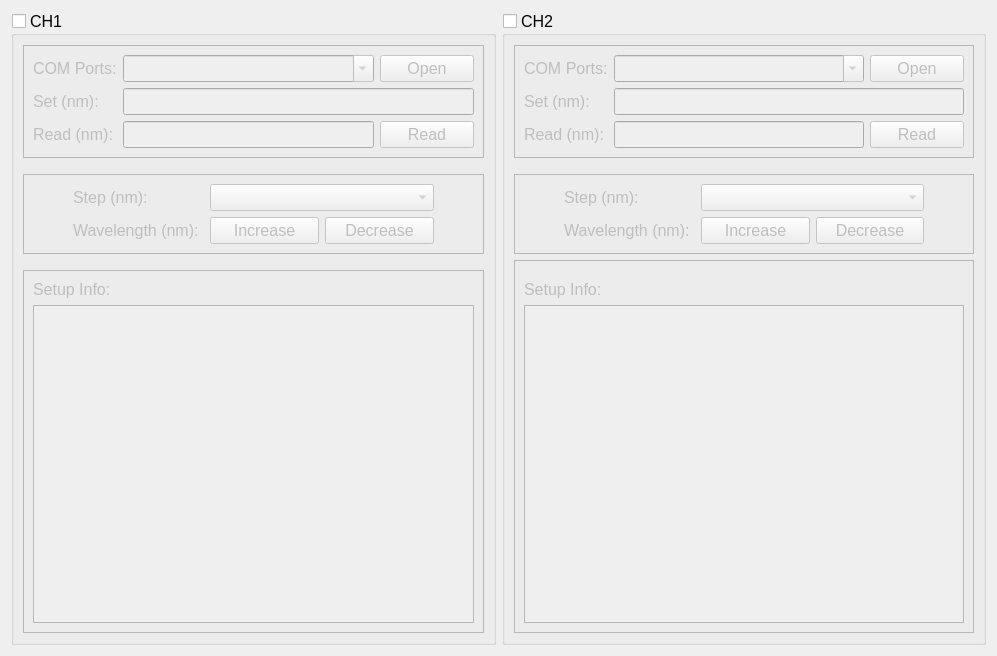
<?xml version="1.0" encoding="UTF-8"?>
<ui version="4.0">
 <class>Form</class>
 <widget class="QWidget" name="Form">
  <property name="geometry">
   <rect>
    <x>0</x>
    <y>0</y>
    <width>997</width>
    <height>656</height>
   </rect>
  </property>
  <property name="sizePolicy">
   <sizepolicy hsizetype="Minimum" vsizetype="Minimum">
    <horstretch>0</horstretch>
    <verstretch>0</verstretch>
   </sizepolicy>
  </property>
  <property name="windowTitle">
   <string>Form</string>
  </property>
  <layout class="QHBoxLayout" name="horizontalLayout">
   <item>
    <widget class="QGroupBox" name="ch1">
     <property name="sizePolicy">
      <sizepolicy hsizetype="Minimum" vsizetype="Minimum">
       <horstretch>0</horstretch>
       <verstretch>0</verstretch>
      </sizepolicy>
     </property>
     <property name="minimumSize">
      <size>
       <width>200</width>
       <height>0</height>
      </size>
     </property>
     <property name="font">
      <font>
       <pointsize>12</pointsize>
      </font>
     </property>
     <property name="title">
      <string>CH1</string>
     </property>
     <property name="checkable">
      <bool>true</bool>
     </property>
     <property name="checked">
      <bool>false</bool>
     </property>
     <layout class="QVBoxLayout" name="verticalLayout">
      <item>
       <widget class="QFrame" name="frame">
        <property name="sizePolicy">
         <sizepolicy hsizetype="Minimum" vsizetype="Minimum">
          <horstretch>0</horstretch>
          <verstretch>0</verstretch>
         </sizepolicy>
        </property>
        <property name="frameShape">
         <enum>QFrame::StyledPanel</enum>
        </property>
        <property name="frameShadow">
         <enum>QFrame::Raised</enum>
        </property>
        <layout class="QGridLayout" name="gridLayout">
         <item row="0" column="0">
          <widget class="QLabel" name="com_label_1">
           <property name="sizePolicy">
            <sizepolicy hsizetype="Preferred" vsizetype="Preferred">
             <horstretch>10</horstretch>
             <verstretch>0</verstretch>
            </sizepolicy>
           </property>
           <property name="text">
            <string>COM Ports:</string>
           </property>
          </widget>
         </item>
         <item row="2" column="0">
          <widget class="QLabel" name="set_label_1">
           <property name="text">
            <string>Set (nm):</string>
           </property>
          </widget>
         </item>
         <item row="0" column="1">
          <widget class="QComboBox" name="comboBox_1">
           <property name="sizePolicy">
            <sizepolicy hsizetype="Preferred" vsizetype="Preferred">
             <horstretch>40</horstretch>
             <verstretch>0</verstretch>
            </sizepolicy>
           </property>
           <property name="editable">
            <bool>true</bool>
           </property>
          </widget>
         </item>
         <item row="0" column="2">
          <widget class="QPushButton" name="open_button_1">
           <property name="sizePolicy">
            <sizepolicy hsizetype="Preferred" vsizetype="Preferred">
             <horstretch>10</horstretch>
             <verstretch>0</verstretch>
            </sizepolicy>
           </property>
           <property name="text">
            <string>Open</string>
           </property>
          </widget>
         </item>
         <item row="3" column="0">
          <widget class="QLabel" name="wave_label_1">
           <property name="minimumSize">
            <size>
             <width>0</width>
             <height>0</height>
            </size>
           </property>
           <property name="text">
            <string>Read (nm):</string>
           </property>
          </widget>
         </item>
         <item row="3" column="1">
          <widget class="QLineEdit" name="wave_lineEdit_1">
           <property name="sizePolicy">
            <sizepolicy hsizetype="Preferred" vsizetype="Preferred">
             <horstretch>12</horstretch>
             <verstretch>0</verstretch>
            </sizepolicy>
           </property>
          </widget>
         </item>
         <item row="3" column="2">
          <widget class="QPushButton" name="read_btn_1">
           <property name="text">
            <string>Read</string>
           </property>
          </widget>
         </item>
         <item row="2" column="1" colspan="2">
          <widget class="QLineEdit" name="set_lineEdit_1">
           <property name="sizePolicy">
            <sizepolicy hsizetype="Preferred" vsizetype="Preferred">
             <horstretch>15</horstretch>
             <verstretch>0</verstretch>
            </sizepolicy>
           </property>
           <property name="text">
            <string/>
           </property>
          </widget>
         </item>
        </layout>
       </widget>
      </item>
      <item>
       <spacer name="verticalSpacer">
        <property name="orientation">
         <enum>Qt::Vertical</enum>
        </property>
        <property name="sizeType">
         <enum>QSizePolicy::Preferred</enum>
        </property>
        <property name="sizeHint" stdset="0">
         <size>
          <width>40</width>
          <height>10</height>
         </size>
        </property>
       </spacer>
      </item>
      <item>
       <widget class="QFrame" name="frame_2">
        <property name="sizePolicy">
         <sizepolicy hsizetype="Minimum" vsizetype="Minimum">
          <horstretch>1</horstretch>
          <verstretch>0</verstretch>
         </sizepolicy>
        </property>
        <property name="frameShape">
         <enum>QFrame::StyledPanel</enum>
        </property>
        <property name="frameShadow">
         <enum>QFrame::Raised</enum>
        </property>
        <layout class="QGridLayout" name="gridLayout_2">
         <item row="1" column="0">
          <spacer name="horizontalSpacer">
           <property name="orientation">
            <enum>Qt::Horizontal</enum>
           </property>
           <property name="sizeType">
            <enum>QSizePolicy::Preferred</enum>
           </property>
           <property name="sizeHint" stdset="0">
            <size>
             <width>40</width>
             <height>20</height>
            </size>
           </property>
          </spacer>
         </item>
         <item row="2" column="1">
          <widget class="QLabel" name="label_2">
           <property name="text">
            <string>Wavelength (nm): </string>
           </property>
          </widget>
         </item>
         <item row="2" column="3">
          <widget class="QPushButton" name="inc_1">
           <property name="sizePolicy">
            <sizepolicy hsizetype="Minimum" vsizetype="Fixed">
             <horstretch>0</horstretch>
             <verstretch>0</verstretch>
            </sizepolicy>
           </property>
           <property name="text">
            <string>Increase</string>
           </property>
          </widget>
         </item>
         <item row="2" column="4">
          <widget class="QPushButton" name="dec_1">
           <property name="sizePolicy">
            <sizepolicy hsizetype="Minimum" vsizetype="Minimum">
             <horstretch>0</horstretch>
             <verstretch>0</verstretch>
            </sizepolicy>
           </property>
           <property name="text">
            <string>Decrease</string>
           </property>
          </widget>
         </item>
         <item row="1" column="1">
          <widget class="QLabel" name="label">
           <property name="text">
            <string>Step (nm):</string>
           </property>
          </widget>
         </item>
         <item row="1" column="6">
          <spacer name="horizontalSpacer_2">
           <property name="orientation">
            <enum>Qt::Horizontal</enum>
           </property>
           <property name="sizeType">
            <enum>QSizePolicy::Preferred</enum>
           </property>
           <property name="sizeHint" stdset="0">
            <size>
             <width>40</width>
             <height>20</height>
            </size>
           </property>
          </spacer>
         </item>
         <item row="1" column="3" colspan="2">
          <widget class="QComboBox" name="step_cbx_1">
           <property name="sizePolicy">
            <sizepolicy hsizetype="Preferred" vsizetype="Fixed">
             <horstretch>5</horstretch>
             <verstretch>0</verstretch>
            </sizepolicy>
           </property>
           <property name="minimumSize">
            <size>
             <width>0</width>
             <height>0</height>
            </size>
           </property>
          </widget>
         </item>
        </layout>
       </widget>
      </item>
      <item>
       <spacer name="verticalSpacer_2">
        <property name="orientation">
         <enum>Qt::Vertical</enum>
        </property>
        <property name="sizeType">
         <enum>QSizePolicy::Preferred</enum>
        </property>
        <property name="sizeHint" stdset="0">
         <size>
          <width>40</width>
          <height>10</height>
         </size>
        </property>
       </spacer>
      </item>
      <item>
       <widget class="QFrame" name="frame_3">
        <property name="sizePolicy">
         <sizepolicy hsizetype="Minimum" vsizetype="Minimum">
          <horstretch>0</horstretch>
          <verstretch>0</verstretch>
         </sizepolicy>
        </property>
        <property name="frameShape">
         <enum>QFrame::StyledPanel</enum>
        </property>
        <property name="frameShadow">
         <enum>QFrame::Raised</enum>
        </property>
        <layout class="QGridLayout" name="gridLayout_3">
         <item row="0" column="0">
          <widget class="QLabel" name="info_label_1">
           <property name="text">
            <string>Setup Info:</string>
           </property>
          </widget>
         </item>
         <item row="1" column="0">
          <widget class="QPlainTextEdit" name="plainTextEdit_1">
           <property name="sizePolicy">
            <sizepolicy hsizetype="Preferred" vsizetype="Preferred">
             <horstretch>0</horstretch>
             <verstretch>5</verstretch>
            </sizepolicy>
           </property>
          </widget>
         </item>
        </layout>
       </widget>
      </item>
     </layout>
    </widget>
   </item>
   <item>
    <widget class="QGroupBox" name="ch2">
     <property name="sizePolicy">
      <sizepolicy hsizetype="Minimum" vsizetype="Minimum">
       <horstretch>0</horstretch>
       <verstretch>0</verstretch>
      </sizepolicy>
     </property>
     <property name="minimumSize">
      <size>
       <width>200</width>
       <height>0</height>
      </size>
     </property>
     <property name="font">
      <font>
       <pointsize>12</pointsize>
      </font>
     </property>
     <property name="title">
      <string>CH2</string>
     </property>
     <property name="checkable">
      <bool>true</bool>
     </property>
     <property name="checked">
      <bool>false</bool>
     </property>
     <layout class="QVBoxLayout" name="verticalLayout_2">
      <item>
       <widget class="QFrame" name="frame_4">
        <property name="sizePolicy">
         <sizepolicy hsizetype="Minimum" vsizetype="Minimum">
          <horstretch>0</horstretch>
          <verstretch>0</verstretch>
         </sizepolicy>
        </property>
        <property name="frameShape">
         <enum>QFrame::StyledPanel</enum>
        </property>
        <property name="frameShadow">
         <enum>QFrame::Raised</enum>
        </property>
        <layout class="QGridLayout" name="gridLayout_7">
         <item row="0" column="1">
          <widget class="QComboBox" name="comboBox_2">
           <property name="sizePolicy">
            <sizepolicy hsizetype="Preferred" vsizetype="Fixed">
             <horstretch>40</horstretch>
             <verstretch>0</verstretch>
            </sizepolicy>
           </property>
           <property name="editable">
            <bool>true</bool>
           </property>
          </widget>
         </item>
         <item row="2" column="0">
          <widget class="QLabel" name="wave_label_2">
           <property name="text">
            <string>Read (nm):</string>
           </property>
          </widget>
         </item>
         <item row="0" column="0">
          <widget class="QLabel" name="com_label_2">
           <property name="text">
            <string>COM Ports:</string>
           </property>
          </widget>
         </item>
         <item row="0" column="2">
          <widget class="QPushButton" name="open_button_2">
           <property name="sizePolicy">
            <sizepolicy hsizetype="Preferred" vsizetype="Preferred">
             <horstretch>10</horstretch>
             <verstretch>0</verstretch>
            </sizepolicy>
           </property>
           <property name="text">
            <string>Open</string>
           </property>
          </widget>
         </item>
         <item row="1" column="0">
          <widget class="QLabel" name="set_label_2">
           <property name="text">
            <string>Set (nm):</string>
           </property>
          </widget>
         </item>
         <item row="1" column="1" colspan="2">
          <widget class="QLineEdit" name="set_lineEdit_2">
           <property name="sizePolicy">
            <sizepolicy hsizetype="Expanding" vsizetype="Fixed">
             <horstretch>15</horstretch>
             <verstretch>0</verstretch>
            </sizepolicy>
           </property>
           <property name="text">
            <string/>
           </property>
          </widget>
         </item>
         <item row="2" column="1">
          <widget class="QLineEdit" name="wave_lineEdit_2"/>
         </item>
         <item row="2" column="2">
          <widget class="QPushButton" name="read_btn_2">
           <property name="text">
            <string>Read</string>
           </property>
          </widget>
         </item>
        </layout>
       </widget>
      </item>
      <item>
       <spacer name="verticalSpacer_3">
        <property name="orientation">
         <enum>Qt::Vertical</enum>
        </property>
        <property name="sizeType">
         <enum>QSizePolicy::Preferred</enum>
        </property>
        <property name="sizeHint" stdset="0">
         <size>
          <width>40</width>
          <height>10</height>
         </size>
        </property>
       </spacer>
      </item>
      <item>
       <widget class="QFrame" name="frame_5">
        <property name="sizePolicy">
         <sizepolicy hsizetype="Minimum" vsizetype="Minimum">
          <horstretch>0</horstretch>
          <verstretch>0</verstretch>
         </sizepolicy>
        </property>
        <property name="frameShape">
         <enum>QFrame::StyledPanel</enum>
        </property>
        <property name="frameShadow">
         <enum>QFrame::Raised</enum>
        </property>
        <layout class="QGridLayout" name="gridLayout_5">
         <item row="0" column="8">
          <spacer name="horizontalSpacer_4">
           <property name="orientation">
            <enum>Qt::Horizontal</enum>
           </property>
           <property name="sizeType">
            <enum>QSizePolicy::Preferred</enum>
           </property>
           <property name="sizeHint" stdset="0">
            <size>
             <width>40</width>
             <height>20</height>
            </size>
           </property>
          </spacer>
         </item>
         <item row="0" column="0">
          <spacer name="horizontalSpacer_3">
           <property name="orientation">
            <enum>Qt::Horizontal</enum>
           </property>
           <property name="sizeType">
            <enum>QSizePolicy::Preferred</enum>
           </property>
           <property name="sizeHint" stdset="0">
            <size>
             <width>40</width>
             <height>20</height>
            </size>
           </property>
          </spacer>
         </item>
         <item row="1" column="3">
          <widget class="QLabel" name="label_3">
           <property name="text">
            <string>Wavelength (nm): </string>
           </property>
          </widget>
         </item>
         <item row="1" column="5">
          <widget class="QPushButton" name="dec_2">
           <property name="sizePolicy">
            <sizepolicy hsizetype="Minimum" vsizetype="Minimum">
             <horstretch>0</horstretch>
             <verstretch>0</verstretch>
            </sizepolicy>
           </property>
           <property name="text">
            <string>Decrease</string>
           </property>
          </widget>
         </item>
         <item row="1" column="4">
          <widget class="QPushButton" name="inc_2">
           <property name="sizePolicy">
            <sizepolicy hsizetype="Minimum" vsizetype="Fixed">
             <horstretch>0</horstretch>
             <verstretch>0</verstretch>
            </sizepolicy>
           </property>
           <property name="text">
            <string>Increase</string>
           </property>
          </widget>
         </item>
         <item row="0" column="3">
          <widget class="QLabel" name="label_4">
           <property name="text">
            <string>Step (nm):</string>
           </property>
          </widget>
         </item>
         <item row="0" column="4" colspan="2">
          <widget class="QComboBox" name="step_cbx_2">
           <property name="sizePolicy">
            <sizepolicy hsizetype="Preferred" vsizetype="Fixed">
             <horstretch>5</horstretch>
             <verstretch>0</verstretch>
            </sizepolicy>
           </property>
           <property name="minimumSize">
            <size>
             <width>0</width>
             <height>0</height>
            </size>
           </property>
          </widget>
         </item>
        </layout>
       </widget>
      </item>
      <item>
       <widget class="QFrame" name="frame_6">
        <property name="sizePolicy">
         <sizepolicy hsizetype="Minimum" vsizetype="Minimum">
          <horstretch>0</horstretch>
          <verstretch>0</verstretch>
         </sizepolicy>
        </property>
        <property name="frameShape">
         <enum>QFrame::StyledPanel</enum>
        </property>
        <property name="frameShadow">
         <enum>QFrame::Raised</enum>
        </property>
        <layout class="QGridLayout" name="gridLayout_6">
         <item row="1" column="0">
          <widget class="QLabel" name="info_label_2">
           <property name="text">
            <string>Setup Info:</string>
           </property>
          </widget>
         </item>
         <item row="2" column="0">
          <widget class="QPlainTextEdit" name="plainTextEdit_2">
           <property name="sizePolicy">
            <sizepolicy hsizetype="Minimum" vsizetype="Minimum">
             <horstretch>0</horstretch>
             <verstretch>5</verstretch>
            </sizepolicy>
           </property>
          </widget>
         </item>
         <item row="0" column="0">
          <spacer name="verticalSpacer_4">
           <property name="orientation">
            <enum>Qt::Vertical</enum>
           </property>
           <property name="sizeType">
            <enum>QSizePolicy::Preferred</enum>
           </property>
           <property name="sizeHint" stdset="0">
            <size>
             <width>40</width>
             <height>10</height>
            </size>
           </property>
          </spacer>
         </item>
        </layout>
       </widget>
      </item>
     </layout>
    </widget>
   </item>
  </layout>
 </widget>
 <resources/>
 <connections/>
</ui>
